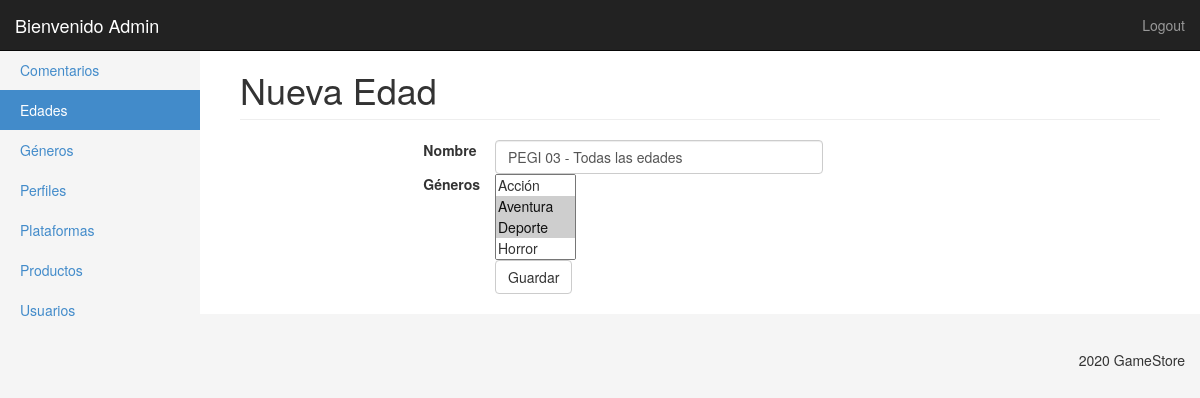
/ProduccionWeb_TP1/panel/edades_ae.php?edit=1 (signed in), run on the app's committed database.
### tables this page shows
CREATE TABLE `edades` (
  `id` int(11) NOT NULL,
  `nombre` varchar(50) NOT NULL,
  `estado` tinyint(1) NOT NULL DEFAULT 1,
  `enabled` tinyint(1) NOT NULL DEFAULT 1
);

CREATE TABLE `genero_edades` (
  `idedad` int(11) NOT NULL,
  `idgen` int(11) NOT NULL,
  `enabled` tinyint(1) NOT NULL DEFAULT 1
);

CREATE TABLE `generos` (
  `id` int(11) NOT NULL,
  `nombre` varchar(50) NOT NULL,
  `estado` tinyint(1) NOT NULL DEFAULT 1,
  `enabled` tinyint(1) NOT NULL DEFAULT 1
);

### ProduccionWeb_TP1/panel/clases/edad.php (called while the page is built, shortened)
<?php
Class Edad{
	private $con;
	public function __construct($con){
		$this->con = $con;
	}
	public function get($id){
		$query = "SELECT id, nombre
				FROM edades WHERE id = ".$id;
        $query = $this->con->query($query);
		$perfil = $query->fetch(PDO::FETCH_OBJ);
			$sql = 'SELECT idedad, idgen
					FROM genero_edades
					WHERE idedad = '.$perfil->id;
			foreach($this->con->query($sql) as $permiso){
				$perfil->permisos[] = $permiso['idedad'];
			}
            return $perfil;
	}
	public function selGen($id){
		$query = "SELECT idgen
					FROM genero_edades
					WHERE idedad =".$id;
		$query = $this->con->query($query);
		return $query;
	}
}

### ProduccionWeb_TP1/panel/edades_ae.php (the view, shortened to what this page needs)
<?php
require('inc/header.php');
?>
<div class="container-fluid">
    <?php $edadMenu = 'Edades';
	$edad = new Edad($con);
	include('inc/side_bar.php');
    $queryGeneros = 'SELECT * FROM generos';
    $generos = $con->query($queryGeneros);
    if (isset($_GET['edit'])) {
        $edadmini = $edad->get($_GET['edit']);
    }
    ?>
    <div class="col-sm-9 col-md-10 main">
        <h1 class="page-header">
            Nueva Edad
        </h1>
        <div class="col-md-2"></div>
        <form action="edades.php" method="post" class="col-md-6 from-horizontal">
            <div class="form-group">
                <label for="nombre" class="col-sm-2 control-label">Nombre</label>
                <div class="col-sm-10">
                    <input type="text" class="form-control" id="nombre" name="nombre" placeholder="name" value="<?php echo (isset($edadmini->nombre) ? $edadmini->nombre : ''); ?> " required>
                </div>
            </div>
            <div class="form-group">
                    <label for="tipo" class="col-sm-2 control-label">Géneros</label>
                    <div class="col-sm-10">
                        <select name="generos[]" id="generos" multiple='multiple' >
                            <?php  foreach($generos as $g){?>
                                <option value="<?php echo $g['id']?>"
                                <?php
                                    foreach ($edad->selGen($edadmini->id) as $cate) {
                                        if($cate['idgen'] == $g['id']){
                                            echo ' selected="selected" ';
                                        }
                                    }
								?>><?php echo $g['nombre']?></option>
                            <?php }?>
                        </select>
                    </div>
            </div>
            <div class="form-group">
                <div class="col-sm-offset-2 col-sm-10">
                    <button type="submit" class="btn btn-default" name="formulario_edades">Guardar</button>
                </div>
            </div>
        </form>
    </div>
</div>
</div>
<?php include('inc/footer.php'); ?>

### ProduccionWeb_TP1/panel/css/styles.css (style rules this page uses)
body { padding-top: 50px; background-color: #f5f5f5; }
.main { padding: 20px; background-color: #fff; }
@media (min-width: 768px) { .main { padding-right: 40px; padding-left: 40px; } }
.main .page-header { margin-top: 0; }

### data on the page
edades: nombre "PEGI 03 - Todas las edades"
genero_edades: idgen.nombre "Acción / Aventura ☑ / Deporte ☑ / Horror"

### other printed values
$_SESSION['usuario']['nombre'] "Admin"
